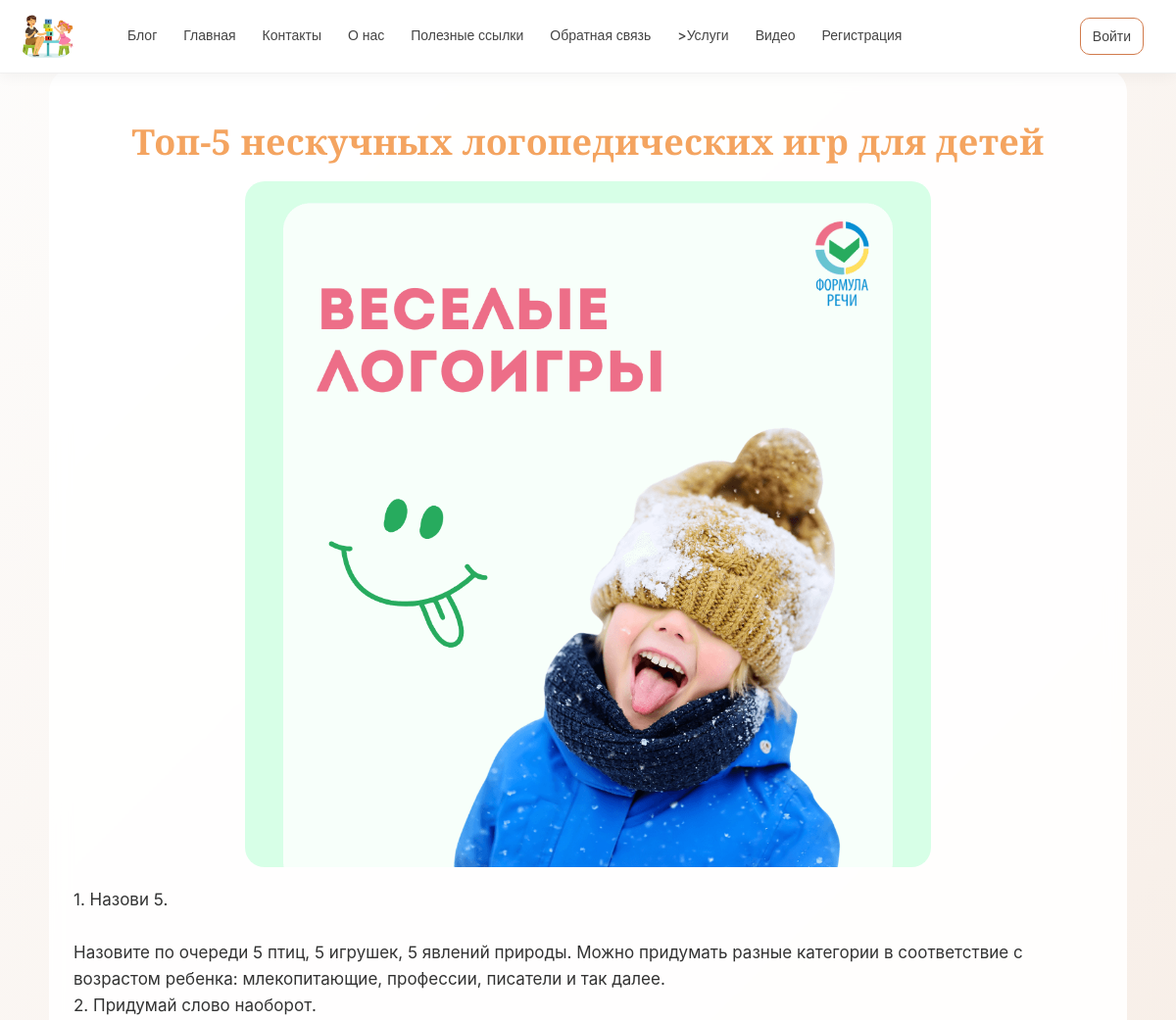
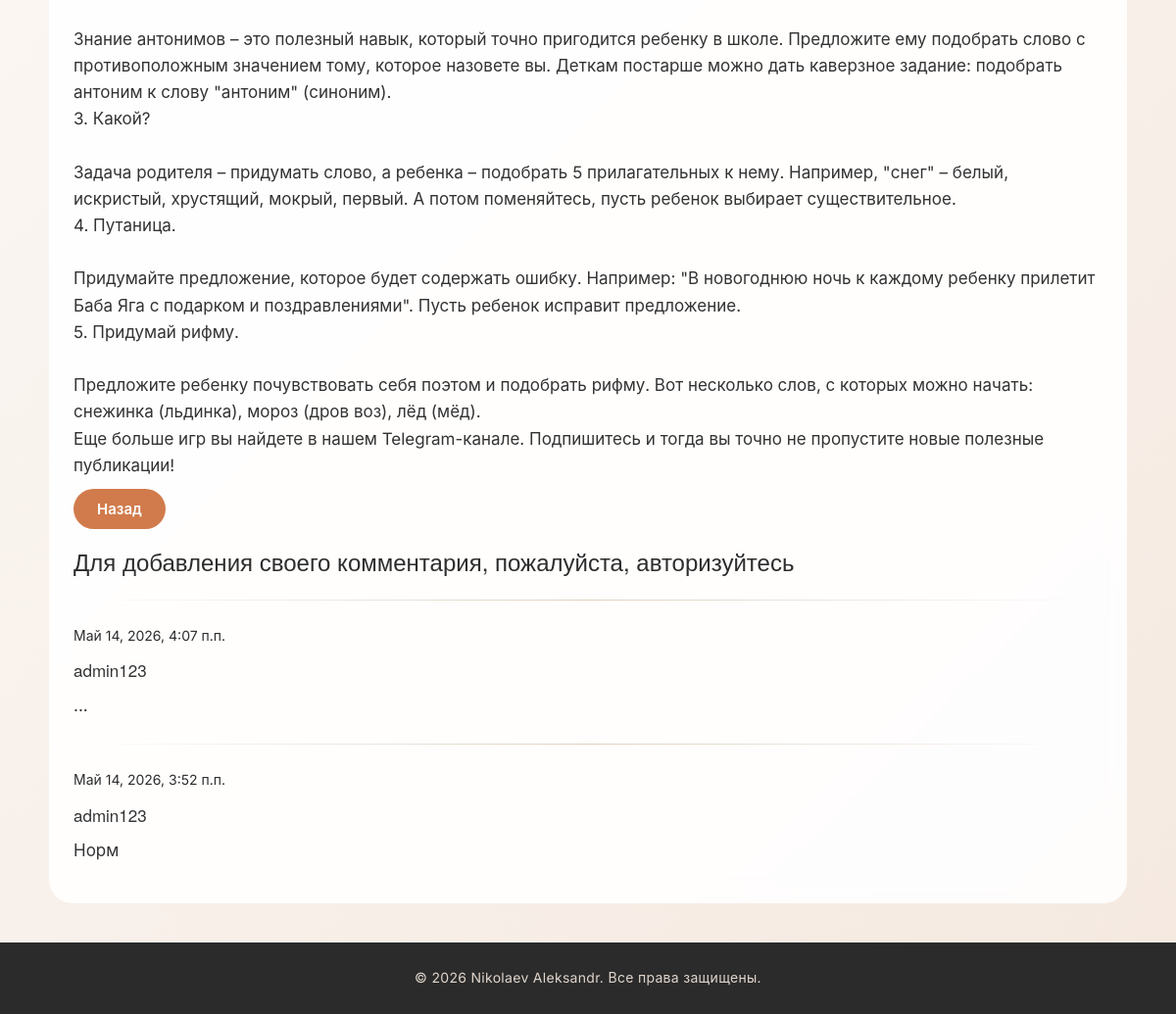
/blogpost/6/, run on the app's committed database (2 pictures, top to bottom).
### app/models.py (models this page shows, shortened)
class Blog(models.Model):
    title = models.CharField(max_length=100, unique_for_date = "posted", verbose_name="Заголовок")
    description = models.TextField(verbose_name="Краткое содержание")
    content = models.TextField(verbose_name="Полное содержание")
    posted = models.DateTimeField(default=datetime.now, db_index = True, verbose_name= "Опубликована")
    author = models.ForeignKey(User, null = True, blank = True, on_delete = models.SET_NULL, verbose_name="Автор")
    image = models.FileField(default = 'temp.jpg', verbose_name = "Путь к картинке")
    class Meta:
        db_table = "Posts"
        ordering = ["-posted"]
        verbose_name = "статья блога"
        verbose_name_plural = "cтатья блога"

class Comment(models.Model):
    text = models.TextField(verbose_name="Полное содержание")
    create_at = models.DateTimeField(default=datetime.now, db_index = True, verbose_name= "Дата добавления")
    author = models.ForeignKey(User, null=True, blank=True, on_delete=models.SET_NULL, verbose_name="Автор")
    post = models.ForeignKey(Blog, on_delete=models.CASCADE, verbose_name="Статья")
    class Meta:
        ordering = ["-create_at"]
        verbose_name = "Комментарий"
        verbose_name_plural = "Комментарии"

### app/views.py (the view)
# urls.py: path('blogpost/<int:parametr>/', views.blogpost, name='blogpost'),
def blogpost(request, parametr):
    assert isinstance(request, HttpRequest)
    post_1 = Blog.objects.get(id=parametr)
    comments = Comment.objects.filter(post=parametr)
    if request.method == "POST":
        form = CommentForm(request.POST)
        if form.is_valid():
            comment_f = form.save(commit=False)
            comment_f.author = request.user
            comment_f.date = datetime.now()
            comment_f.post = post_1
            comment_f.save()
            return redirect('blogpost', parametr=post_1.id)
    else:
        form = CommentForm()
    return render(
        request,
        'app/blogpost.html',
        {
            'post_1': post_1,
            'year': datetime.now().year,
            'comments': comments,
            'form': form,
        }
    )

### app/templates/app/blogpost.html
{% extends "app/layout.html"%}
{% load staticfiles %}
{% block content %}
<link rel="stylesheet" type="text/css" href="{% static 'app/content/bootstrap.min.css' %}" />
<link rel="stylesheet" type="text/css" href="{% static 'app/content/site.css' %}" />
<h2 class="title">{{post_1.title}}</h2>
{% if post_1.image and post_1.image.url != '/media/temp.jpg' %}
<img class="img-blog" src="{{ post_1.image.url }}" alt=«Картинка статьи блога" />
{% endif %}
{% autoescape off %}
<p> {{ post_1.content|linebreaksbr }} </p>
{% endautoescape %}
<a class="btn btn-primary" href="{% url 'blog' %}">Назад</a>
{% if user.is_authenticated%}
<h3>Добавить комментарий</h3>
<form method="POST">
    {% csrf_token %}
    <div>
        {{form.as_p}}
        <button type="submit" class="save btn btn-default">
            Отправить комментарий
        </button>
    </div>
</form>
    {% else %}
<h3>
    Для добавления своего комментария, пожалуйста, авторизуйтесь
</h3>
    {% endif%}
 {% for comment in comments %}
<hr />
<h7>{{comment.create_at}}</h7>
<h5 class="description">{{comment.author}}</h5>
<p class="description">{{comment.text|linebreaks}}</p>
{% endfor %}
{% endblock %}

### app/static/app/content/site.css (style rules this page uses)
* { margin: 0; padding: 0; box-sizing: border-box; }
body { font-family: 'Inter', -apple-system, BlinkMacSystemFont, 'Segoe UI', Roboto, sans-serif; font-weight: 400; background: linear-gradient(135deg, #fdfcfb 0%, #f5e9e0 100%); display: flex; flex-direction: column; min-height: 100vh; padding-top: 70px; color: #2d2d2d; line-height: 1.6; }
.title { font-family: 'Playfair Display', serif; font-weight: 700; text-align: center; margin: 25px 0 20px; color: sandybrown; font-size: 36px; letter-spacing: 0.3px; }
p, .description, li { font-size: 17px; font-weight: 400; line-height: 1.6; color: #333; }
img { max-width: 100%; height: auto; border-radius: 16px; }
.img-blog { max-width: 700px; width: 100%; display: block; margin: 20px auto; border-radius: 20px; }
.btn, button[type="submit"], .save { background: #d17b4c; border: none; padding: 10px 24px; border-radius: 30px; color: white; font-weight: 600; font-size: 15px; cursor: pointer; transition: all 0.2s ease; text-decoration: none; display: inline-block; }
hr { border: 0; height: 1px; background: linear-gradient(to right, transparent, #e0d0c0, transparent); margin: 25px 0; }

### data on the page
Blog: title "Топ-5 нескучных логопедических игр для детей", image (picture), content "1. Назови 5. Назовите по очереди 5 птиц, 5 игрушек, 5 явлений природы. Можно придумать разные категории в соответствие с возрастом ребенка: млекопитающие, профессии, писатели и так далее. 2. Придумай слово наоборот. Знание антонимов – это полезный навык, который точно пригодится ребенку в школе. Предложите ему подобрать слово с противоположным значением тому, которое назовете вы. Деткам постарше можно дать каверзное задание: подобрать антоним к слову \"антоним\" (синоним). 3. Какой? Задача родителя – придумать слово, а ребенка – подобрать 5 прилагательных к нему. Например, \"снег\" – белый, искристый, хрустящий, мокрый, первый. А потом поменяйтесь, пусть ребенок выбирает существительное. 4.…"
Comment: create_at "Май 14, 2026, 4:07 п.п.", author "admin123", text "..."
Comment: create_at "Май 14, 2026, 3:52 п.п.", author "admin123", text "Норм"
